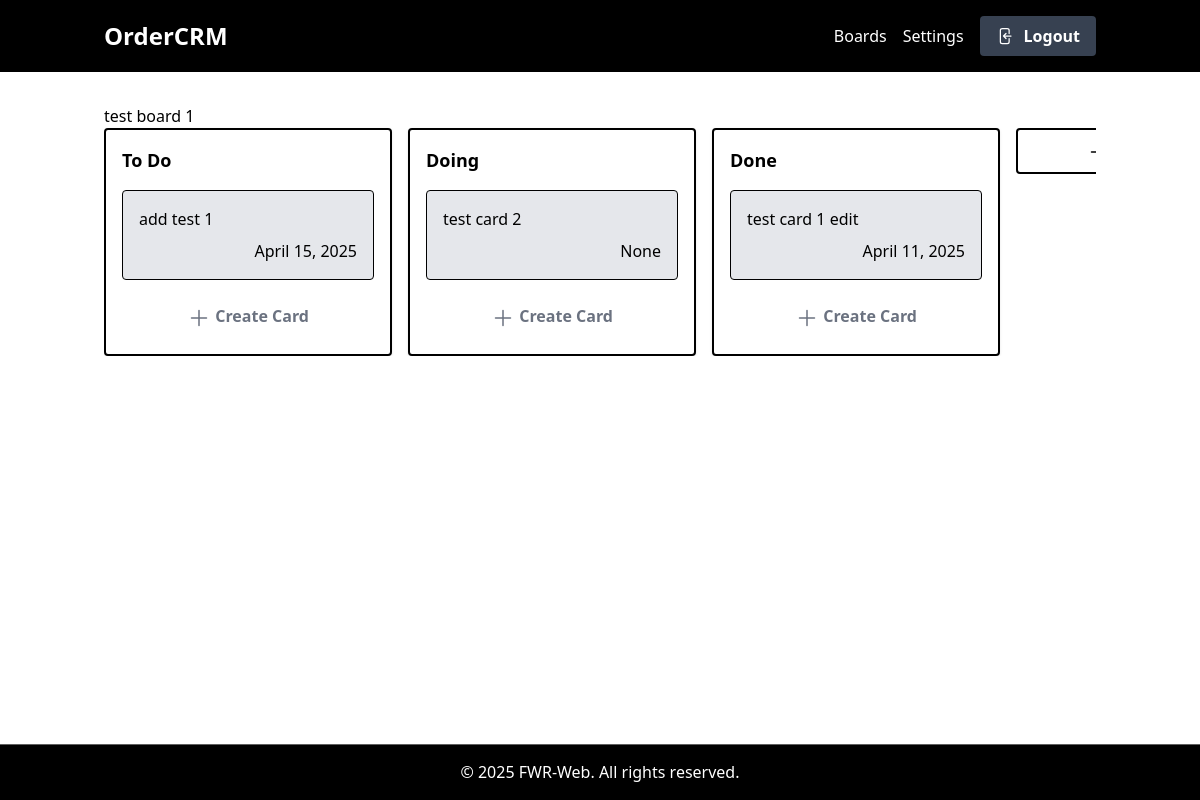
/boards/1/ (signed in), run on the app's committed database.
### boards/models.py (models this page shows, shortened)
class TimeStampedModel(models.Model):
    created = models.DateTimeField(auto_now_add=True)
    modified = models.DateTimeField(auto_now=True)
    class Meta:
        abstract = True

class Board(TimeStampedModel):
    title = models.CharField(max_length=128)
    owner = models.ForeignKey(User, on_delete=models.CASCADE)
    order = models.IntegerField(null=True, blank=True)

class Column(TimeStampedModel):
    board = models.ForeignKey(Board, on_delete=models.CASCADE, related_name="columns")
    title = models.CharField(max_length=64)
    order = models.IntegerField(null=True, blank=True)

class Card(TimeStampedModel):
    column = models.ForeignKey(Column, on_delete=models.CASCADE, related_name="cards")
    title = models.CharField(max_length=128)
    description = models.TextField(blank=True)
    due_date = models.DateField(null=True, blank=True)
    labels = models.ManyToManyField(Label, related_name="cards", blank=True)
    order = models.IntegerField(null=True, blank=True)
    archived = models.BooleanField(default=False)
    cover = models.ImageField(null=True, blank=True)

### boards/views.py (the view, shortened to what this page needs)
# urls.py: path('<int:pk>/', BoardDetailView.as_view(), name='board_detail'),
@method_decorator(login_required(login_url=reverse_lazy('login')), name='dispatch', )
class BoardDetailView(DetailView):
    template_name = "boards/board_detail.html"
    model = Board

### boards/templates/boards/board_detail.html (shortened to what this page needs)
{% extends "boards/base.html" %}
{% block content %}
<div class="overflow-x-scroll" x-data="BoardApp()">
    <h1>{{ object.title }}</h1>
    <div class="flex min-w-max gap-4 items-start">
            {% for column in object.columns.all %}
                <div class="bg-white rounded shadow p-4 w-72 border-2 border-black">
                    <h2 class="font-bold text-lg mb-4">{{ column.title }}</h2>
                    <div class="space-y-4">
                        <div class="space-y-4 min-h-4"
                            @dragover.prevent
                            @drop="moveTask(event, {{ column.pk }})">
                            {% for card in column.cards.all %}
                                {% include "boards/partial/task_card.html" with object=card %}
                            {% endfor %}
                        </div>
                    </div>
                    {% include "boards/partial/create_card_form.html" with column=column %}
                </div>
            {% endfor %}
            {% include "boards/partial/create_column_form.html" %}
        </div>
    </div>
{% endblock %}

### boards/templates/boards/partial/task_card.html
<div class="bg-gray-200 rounded p-4 border border-black flex flex-col justify-between"
         draggable="true"
         @dragstart="startDrag(event, {{ card.pk }}, {{ card.column.pk }})"
         @dragend="endDrag()">
    <div>
        <a href="{% url 'card_detail' pk=card.pk board_id=card.column.board.pk %}">
            {{ object.title }}
        </a>
        <div class="flex justify-end space-x-2 mt-2">
            {{ object.due_date}}
        </div>
    </div>
</div>

### boards/templates/boards/partial/create_card_form.html (shortened to what this page needs)
<div class="mt-4" x-data="{ showCardForm: false }">
    <template x-if="!showCardForm">
        <button @click="showCardForm = true"
                class="bg-white text-gray-500 font-bold py-2 px-4 rounded hover:bg-gray-100 transition duration-150 w-full">
            <svg xmlns="http://www.w3.org/2000/svg" fill="none" viewBox="0 0 24 24"
                 stroke-width="1.5" stroke="currentColor" class="inline size-6">
                <path stroke-linecap="round" stroke-linejoin="round" d="M12 4.5v15m7.5-7.5h-15"/>
            </svg>
            Create Card
        </button>
    </template>
</div>

### data on the page
Board: title "test board 1"
Column: title "To Do"
Card: title "add test 1", due_date "April 15, 2025"
Column: title "Doing"
Card: title "test card 2", due_date "None"
Column: title "Done"
Card: title "test card 1 edit", due_date "April 11, 2025"
